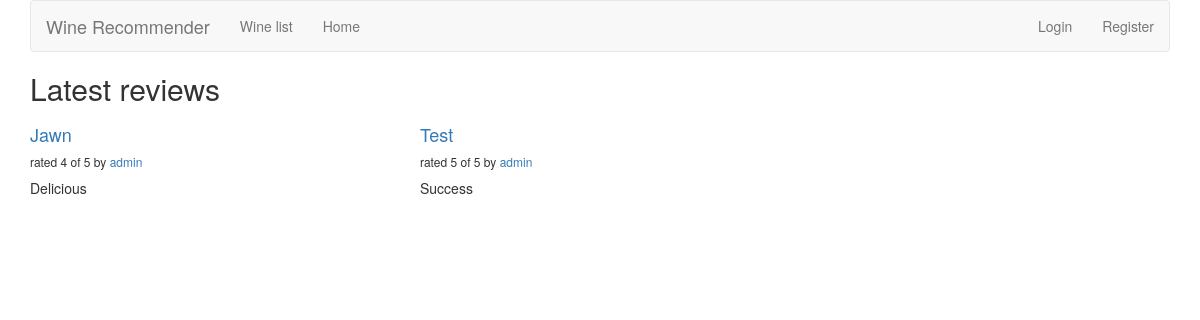
The page /reviews/ on the database as committed earlier.
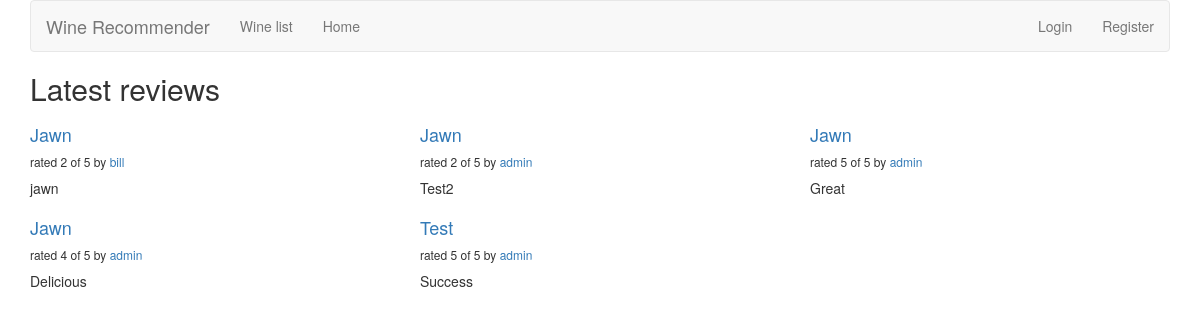
The same page on the database as committed later.
### reviews/models.py (models this page shows, shortened)
class Review(models.Model):
	RATING_CHOICES = (
		(1, '1'),
	    (2, '2'),
	    (3, '3'),
	    (4, '4'),
	    (5, '5'),
	)
	wine = models.ForeignKey(Wine)
	pub_date = models.DateTimeField('date published')
	user_name = models.CharField(max_length=100)
	comment = models.CharField(max_length=200)
	rating = models.IntegerField(choices=RATING_CHOICES)

class Wine(models.Model):
	name = models.CharField(max_length=200)
	YEAR_CHOICES = [(r,r) for r in range(1900, datetime.date.today().year+1)]
	year = models.IntegerField(('year'), choices=YEAR_CHOICES, default=datetime.datetime.now().year)

### reviews/views.py (the view)
def review_list(request):
    latest_review_list = Review.objects.order_by('-pub_date')[:9]
    context = {'latest_review_list':latest_review_list}
    return render(request, 'reviews/review_list.html', context)

### reviews/templates/reviews/review_list.html
{% extends 'base.html' %}
{% block title %}
<h2>Latest reviews</h2>
{% endblock %}
{% block content %}
{% if latest_review_list %}
<div class="row">
    {% for review in latest_review_list %}
    <div class="col-xs-6 col-lg-4">
        <h4>
        	<a href="{% url 'reviews:review_detail' review.id %}">
        		{{ review.wine.name }}
    		</a>
    	</h4>
        <h6>rated {{ review.rating }} of 5 by <a href="{% url 'reviews:user_review_list' review.user_name %}" >{{ review.user_name }}</a></h6>
        <p>{{ review.comment }}</p>
    </div>
    {% endfor %}
</div>
{% else %}
<p>No reviews are available.</p>
{% endif %}
{% endblock %}

### templates/base.html (shortened to what this page needs)
{% load bootstrap3 %}
{% bootstrap_css %}
{% block bootstrap3_content %}
<div class="container">
    <nav  class="navbar navbar-default">
        <div class="navbar-header">
            <a class="navbar-brand" href="{% url 'reviews:review_list' %}">Wine Recommender</a>
        </div>
        <div id="navbar" class="navbar-collapse collapse">
            <ul class="nav navbar-nav">
                <li><a href="{% url 'reviews:wine_list' %}">Wine list</a></li>
                <li><a href="{% url 'reviews:review_list' %}">Home</a></li>
            </ul>
            <ul class="nav navbar-nav navbar-right">
            {% if user.is_authenticated %}
                <li><a href="{% url 'reviews:user_review_list' user.username %}">Hello {{ user.username }}</a></li>
                <li><a href="{% url 'reviews:user_recommendation_list' %}">Wine suggestions</a></li>
                <li><a href="{% url 'auth:logout' %}">Logout</a></li>
                {% else %}
                <li><a href="{% url 'auth:login' %}">Login</a></li>
                <li><a href="/accounts/register">Register</a></li>
                {% endif %}
            </ul>
        </div>
    </nav>
    <h1>{% block title %}(no title){% endblock %}</h1>
    {% block content %}(no content){% endblock %}
</div>
{% endblock %}

Rows that differ between the two databases and show on the page:
added Review: wine.name "Jawn", rating "2", user_name "bill", comment "jawn"
added Review: wine.name "Jawn", rating "2", user_name "admin", comment "Test2"
added Review: wine.name "Jawn", rating "5", user_name "admin", comment "Great"
